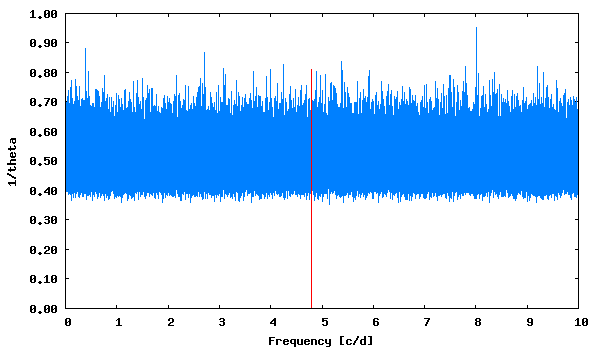

This chart was generated by the following gnuplot code:
set term png size 600,350 medium
set colors classic
set output "phase_lc_10.lk.png"
set xlabel "Frequency [c/d]"
set ylabel "1/theta"
set format y "%5.2f"
plot [] "lk.periodogram" using 1:2 with lines linecolor 3 title "", "<echo '4.785699  0.81'" with impulses linecolor 1 title ""
 
